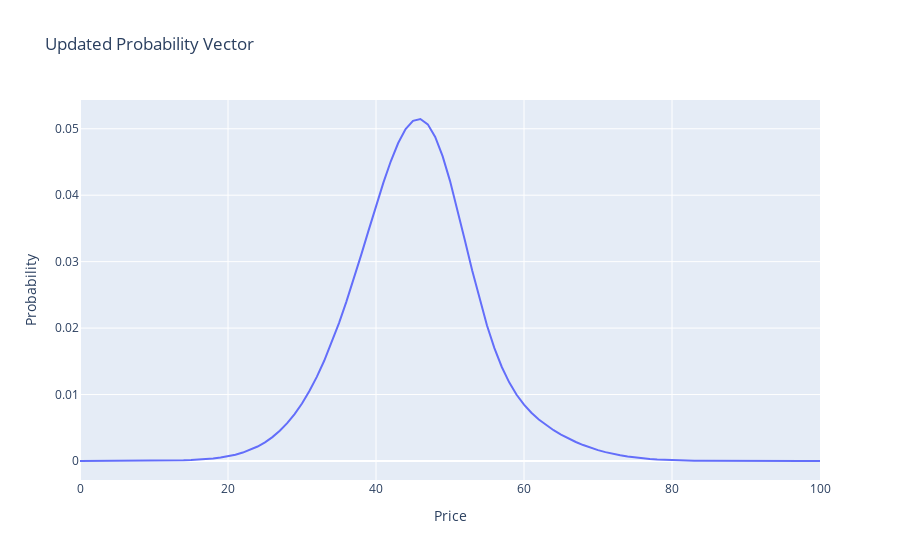

Write notebook code for a chart like this one.
### Code cell
# SELL ORDER SIMULATION

# update the probability vector given a sell order
updated_probability_vector = np.zeros(101)

total_sell_probability = sum(probability_sell_given_V(Vi, Pb, ALPHA, ETA, SIGMA_W) * initial_probability_vector[Vi]
                                for Vi in range(101))

for i in range(len(initial_probability_vector)):
    previous_probability = initial_probability_vector[i]
    Vi = i
    p_sell = probability_sell_given_V(Vi, Pb, ALPHA, ETA, SIGMA_W)
    new_probability = probability_V_given_sell(Vi, initial_probability_vector, p_sell, total_sell_probability)
    updated_probability_vector[i] = new_probability

# Plot the updated probability vector
fig = go.Figure(data=[go.Scatter(x=np.arange(101), y=updated_probability_vector)])
fig.update_layout(title="Updated Probability Vector", xaxis_title="Price", yaxis_title="Probability")
fig.show()

# UPDATE BID AND ASK

Pb = calculate_bid(updated_probability_vector, calculate_expected_value(updated_probability_vector, PRICES), PRICES)
Pa = calculate_ask(updated_probability_vector, calculate_expected_value(updated_probability_vector, PRICES), PRICES)

print("EV: ", calculate_expected_value(updated_probability_vector, PRICES))
print("Bid price: ", Pb)
print("Ask price: ", Pa)

### Figure 1 — Plotly figure (JSON) as saved in the notebook; plotly's stock layout.template omitted (floating-point values rounded to 4 significant figures)
{"data": [{"type": "scatter", "x": [0, 1, 2, 3, 4, 5, 6, 7, 8, 9, 10, 11, 12, 13, 14, 15, 16, 17, 18, 19, 20, 21, 22, 23, 24, 25, 26, 27, 28, 29, 30, 31, 32, 33, 34, 35, 36, 37, 38, 39, 40, 41, 42, 43, 44, 45, 46, 47, 48, 49, 50, 51, 52, 53, 54, 55, 56, 57, 58, 59, 60, 61, 62, 63, 64, 65, 66, 67, 68, 69, 70, 71, 72, 73, 74, 75, 76, 77, 78, 79, 80, 81, 82, 83, 84, 85, 86, 87, 88, 89, 90, 91, 92, 93, 94, 95, 96, 97, 98, 99, 100], "y": [2.385e-07, 3.912e-07, 6.353e-07, 1.022e-06, 1.626e-06, 2.564e-06, 4e-06, 6.181e-06, 9.454e-06, 1.432e-05, 2.146e-05, 3.186e-05, 4.682e-05, 6.813e-05, 9.814e-05, 0.00014, 0.0001976, 0.0002763, 0.0003824, 0.000524, 0.0007108, 0.0009547, 0.00127, 0.001671, 0.002179, 0.002811, 0.003592, 0.004543, 0.00569, 0.007054, 0.008659, 0.01052, 0.01266, 0.01508, 0.01779, 0.02076, 0.02399, 0.02743, 0.03103, 0.03471, 0.03837, 0.04189, 0.04511, 0.04786, 0.04995, 0.0512, 0.05147, 0.05066, 0.04877, 0.04588, 0.04216, 0.03786, 0.03326, 0.02866, 0.02431, 0.02038, 0.01699, 0.01415, 0.01183, 0.00997, 0.008473, 0.007255, 0.006243, 0.005383, 0.004634, 0.003973, 0.003385, 0.002862, 0.002399, 0.001992, 0.001639, 0.001335, 0.001076, 0.0008596, 0.0006795, 0.0005319, 0.0004122, 0.0003162, 0.0002402, 0.0001806, 0.0001345, 9.913e-05, 7.234e-05, 5.227e-05, 3.739e-05, 2.648e-05, 1.857e-05, 1.289e-05, 8.859e-06, 6.028e-06, 4.061e-06, 2.709e-06, 1.789e-06, 1.169e-06, 7.568e-07, 4.85e-07, 3.077e-07, 1.933e-07, 1.202e-07, 7.401e-08, 4.511e-08]}], "layout": {"title": {"text": "Updated Probability Vector"}, "xaxis": {"title": {"text": "Price"}}, "yaxis": {"title": {"text": "Probability"}}}}
